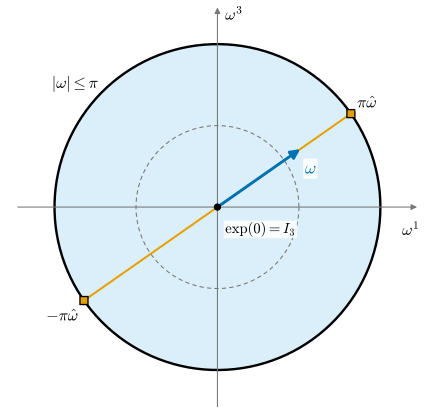

The Python source for this figure:
"""Figure 0.6.4: SO(3) seen through the exponential map: the ball of rotation vectors |ω| ≤ π (Section 0.6).

Cross-section of the ball {ω ∈ R³ : |ω| ≤ π} by the plane ω² = 0 (horizontal axis ω¹, vertical axis ω³).
A rotation vector ω (here ω = 2·ω̂ with ω̂ = (cos 35°, 0, sin 35°)) is sent by exp to the rotation about the axis ω̂
by the angle |ω| (Rodrigues formula). The origin goes to I_3. The grey dashed circle is |ω| = π/2.
The two boundary points ±π ω̂ give the same rotation (rotation by π), so the orange segment from −π ω̂ to π ω̂,
i.e. t ↦ exp(t[ω̂]_×) for −π ≤ t ≤ π, is a closed loop in SO(3).

Run from the project root: ``PYTHONPATH=tools python3 chapters/00-tour/figures/fig-0-6-4-so3-ball.py``
"""

import dgfig

dgfig.setup()

import matplotlib.pyplot as plt
import numpy as np

C = dgfig.COLORS
LW = dgfig.LW


def hat(w):
    return np.array([[0, -w[2], w[1]], [w[2], 0, -w[0]], [-w[1], w[0], 0]])


def rodrigues(w):
    th = np.linalg.norm(w)
    if th < 1e-12:
        return np.eye(3)
    K = hat(w)
    return np.eye(3) + np.sin(th) / th * K + (1 - np.cos(th)) / th ** 2 * K @ K


def expm_series(A, terms=40):
    out, term = np.eye(3), np.eye(3)
    for k in range(1, terms):
        term = term @ A / k
        out = out + term
    return out


ang = np.deg2rad(35)
wh = np.array([np.cos(ang), 0.0, np.sin(ang)])
w = 2.0 * wh

# self-checks (§12.1)
R = rodrigues(w)
assert np.allclose(R, expm_series(hat(w)))
assert np.allclose(R.T @ R, np.eye(3)) and np.isclose(np.linalg.det(R), 1)
assert np.allclose(R @ wh, wh)                                    # the axis is fixed
assert np.isclose(np.arccos((np.trace(R) - 1) / 2), 2.0)          # the angle is |ω|
assert np.allclose(rodrigues(np.pi * wh), rodrigues(-np.pi * wh))  # antipodal boundary points agree
assert np.allclose(rodrigues(2 * np.pi * wh), np.eye(3))           # the loop closes
rng = np.random.default_rng(1)
samples = []
while len(samples) < 60:
    v = rng.uniform(-np.pi, np.pi, 3)
    if np.linalg.norm(v) < 0.98 * np.pi:
        samples.append(v)
Rs = [rodrigues(v) for v in samples]
for i in range(len(Rs)):
    for j in range(i):
        assert np.linalg.norm(Rs[i] - Rs[j]) > 1e-6   # exp is injective on the open ball (samples)

fig, ax = plt.subplots(figsize=(4.6, 4.3))
dgfig.schematic_axes(ax, (-4.1, 4.1), (-3.9, 3.9))
t = np.linspace(0, 2 * np.pi, 400)
ax.fill(np.pi * np.cos(t), np.pi * np.sin(t), color=C["region"], alpha=0.22, lw=0)
ax.plot(np.pi * np.cos(t), np.pi * np.sin(t), color=C["main"], lw=LW["main"])
ax.plot(np.pi / 2 * np.cos(t), np.pi / 2 * np.sin(t), color=C["aux"], lw=0.8, ls=(0, (4, 3)))
for d in ((1, 0), (0, 1)):
    ax.annotate("", xy=(3.9 * d[0], 3.9 * d[1]), xytext=(-3.9 * d[0], -3.9 * d[1]),
                arrowprops=dict(arrowstyle="-|>", color=C["aux"], lw=0.8, mutation_scale=9))
ax.text(3.9, -0.3, r"$\omega^1$", fontsize=12, ha="right", va="top")
ax.text(0.15, 3.85, r"$\omega^3$", fontsize=12, va="top")

e = np.array([wh[0], wh[2]])
ax.plot([-np.pi * e[0], np.pi * e[0]], [-np.pi * e[1], np.pi * e[1]], color=C["accent"], lw=1.5, zorder=4)
ax.annotate("", xy=2.0 * e, xytext=(0, 0),
            arrowprops=dict(arrowstyle="-|>", color=C["tangent"], lw=2.2, mutation_scale=14), zorder=6)
for s in (1, -1):
    ax.plot(*(s * np.pi * e), "s", ms=6, color=C["accent"], mec=C["main"], zorder=7)
ax.plot(0, 0, "o", ms=4.5, color=C["main"], zorder=7)

box = dict(boxstyle="round,pad=0.1", fc="white", ec="none", alpha=0.85)
ax.text(2.0 * e[0] + 0.05, 2.0 * e[1] - 0.5, r"$\omega$", fontsize=13, color=C["tangent"], bbox=box, zorder=8)
ax.text(np.pi * e[0] + 0.12, np.pi * e[1] + 0.12, r"$\pi\hat\omega$", fontsize=12, bbox=box, zorder=8)
ax.text(-np.pi * e[0] - 0.12, -np.pi * e[1] - 0.15, r"$-\pi\hat\omega$", fontsize=12, ha="right", va="top",
        bbox=box, zorder=8)
ax.text(0.15, -0.5, r"$\exp(0) = I_3$", fontsize=11, bbox=box, zorder=8)
ax.text(-2.75, 2.3, r"$|\omega| \leq \pi$", fontsize=12, ha="center")
fig.subplots_adjust(left=0.01, right=0.99, top=0.99, bottom=0.01)
dgfig.save(fig, __file__)
